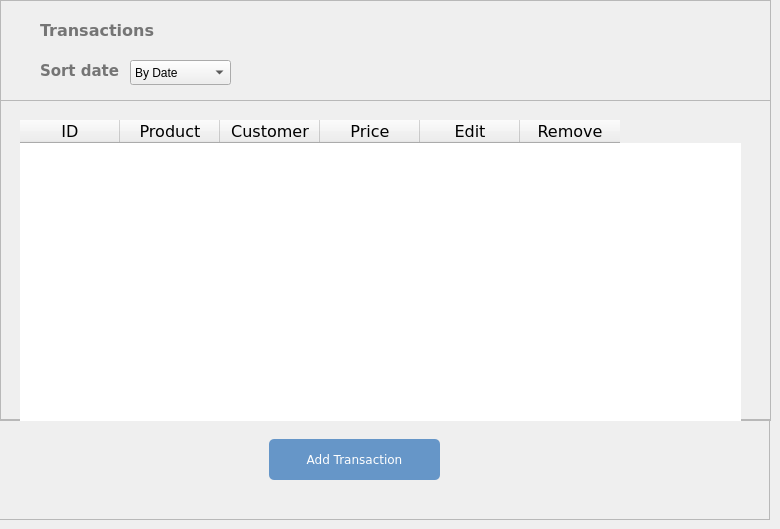
          <widget class="QWidget" name="viewTransactions">
           <widget class="QFrame" name="addTransactionButtonFrame">
            <property name="geometry">
             <rect>
              <x>-1</x>
              <y>419</y>
              <width>771</width>
              <height>101</height>
             </rect>
            </property>
            <property name="frameShape">
             <enum>QFrame::StyledPanel</enum>
            </property>
            <property name="frameShadow">
             <enum>QFrame::Raised</enum>
            </property>
            <widget class="QPushButton" name="addTransactionButton">
             <property name="geometry">
              <rect>
               <x>270</x>
               <y>20</y>
               <width>171</width>
               <height>41</height>
              </rect>
             </property>
             <property name="font">
              <font>
               <family>Verdana</family>
              </font>
             </property>
             <property name="styleSheet">
              <string notr="true">QPushButton#addTransactionButton{
	color: rgb(255, 255, 255);
	background-color: rgb(102, 150, 200);
	border: 0px solid;
	border-radius: 5px;
}

QPushButton:hover#addTransactionButton{
	background-color: rgb(113, 167, 221)
}</string>
             </property>
             <property name="text">
              <string>Add Transaction</string>
             </property>
            </widget>
           </widget>
           <widget class="QFrame" name="transactionContentFrame">
            <property name="geometry">
             <rect>
              <x>0</x>
              <y>100</y>
              <width>771</width>
              <height>321</height>
             </rect>
            </property>
            <property name="frameShape">
             <enum>QFrame::StyledPanel</enum>
            </property>
            <property name="frameShadow">
             <enum>QFrame::Raised</enum>
            </property>
            <widget class="QTableWidget" name="tableWidget">
             <property name="geometry">
              <rect>
               <x>20</x>
               <y>20</y>
               <width>721</width>
               <height>311</height>
              </rect>
             </property>
             <property name="font">
              <font>
               <pointsize>11</pointsize>
              </font>
             </property>
             <property name="styleSheet">
              <string notr="true">tableWidget {
  padding: 15px;
  text-align: left;
}</string>
             </property>
             <property name="frameShape">
              <enum>QFrame::NoFrame</enum>
             </property>
             <property name="sizeAdjustPolicy">
              <enum>QAbstractScrollArea::AdjustToContents</enum>
             </property>
             <property name="dragEnabled">
              <bool>false</bool>
             </property>
             <property name="showGrid">
              <bool>false</bool>
             </property>
             <property name="gridStyle">
              <enum>Qt::SolidLine</enum>
             </property>
             <attribute name="horizontalHeaderCascadingSectionResizes">
              <bool>false</bool>
             </attribute>
             <attribute name="horizontalHeaderShowSortIndicator" stdset="0">
              <bool>false</bool>
             </attribute>
             <attribute name="horizontalHeaderStretchLastSection">
              <bool>false</bool>
             </attribute>
             <attribute name="verticalHeaderShowSortIndicator" stdset="0">
              <bool>false</bool>
             </attribute>
             <attribute name="verticalHeaderStretchLastSection">
              <bool>false</bool>
             </attribute>
             <column>
              <property name="text">
               <string>ID</string>
              </property>
              <property name="font">
               <font>
                <family>Verdana</family>
                <pointsize>12</pointsize>
               </font>
              </property>
              <property name="background">
               <color>
                <red>255</red>
                <green>85</green>
                <blue>127</blue>
               </color>
              </property>
             </column>
             <column>
              <property name="text">
               <string>Product</string>
              </property>
              <property name="font">
               <font>
                <family>Verdana</family>
                <pointsize>12</pointsize>
               </font>
              </property>
              <property name="background">
               <color>
                <red>102</red>
                <green>150</green>
                <blue>200</blue>
               </color>
              </property>
             </column>
             <column>
              <property name="text">
               <string>Customer</string>
              </property>
              <property name="font">
               <font>
                <family>Verdana</family>
                <pointsize>12</pointsize>
               </font>
              </property>
             </column>
             <column>
              <property name="text">
               <string>Price</string>
              </property>
              <property name="font">
               <font>
                <family>Verdana</family>
                <pointsize>12</pointsize>
               </font>
              </property>
             </column>
             <column>
              <property name="text">
               <string>Edit</string>
              </property>
              <property name="font">
               <font>
                <family>Verdana</family>
                <pointsize>12</pointsize>
               </font>
              </property>
             </column>
             <column>
              <property name="text">
               <string>Remove</string>
              </property>
              <property name="font">
               <font>
                <family>Verdana</family>
                <pointsize>12</pointsize>
               </font>
              </property>
             </column>
            </widget>
           </widget>
           <widget class="QFrame" name="transactionHeaderFrame">
            <property name="geometry">
             <rect>
              <x>0</x>
              <y>0</y>
              <width>771</width>
              <height>101</height>
             </rect>
            </property>
            <property name="frameShape">
             <enum>QFrame::StyledPanel</enum>
            </property>
            <property name="frameShadow">
             <enum>QFrame::Raised</enum>
            </property>
            <widget class="QLabel" name="transactionLabel">
             <property name="geometry">
              <rect>
               <x>40</x>
               <y>20</y>
               <width>121</width>
               <height>21</height>
              </rect>
             </property>
             <property name="font">
              <font>
               <family>Verdana</family>
               <pointsize>12</pointsize>
               <weight>75</weight>
               <bold>true</bold>
              </font>
             </property>
             <property name="styleSheet">
              <string notr="true">color: rgb(117, 117, 117)</string>
             </property>
             <property name="text">
              <string>Transactions</string>
             </property>
            </widget>
            <widget class="QLabel" name="sortLabel">
             <property name="geometry">
              <rect>
               <x>40</x>
               <y>60</y>
               <width>121</width>
               <height>21</height>
              </rect>
             </property>
             <property name="font">
              <font>
               <family>Verdana</family>
               <pointsize>11</pointsize>
               <weight>75</weight>
               <bold>true</bold>
              </font>
             </property>
             <property name="styleSheet">
              <string notr="true">color: rgb(117, 117, 117)</string>
             </property>
             <property name="text">
              <string>Sort date</string>
             </property>
            </widget>
            <widget class="QComboBox" name="sortComboBox">
             <property name="geometry">
              <rect>
               <x>130</x>
               <y>60</y>
               <width>101</width>
               <height>25</height>
              </rect>
             </property>
             <item>
              <property name="text">
               <string>By Date</string>
              </property>
             </item>
            </widget>
           </widget>
          </widget>
